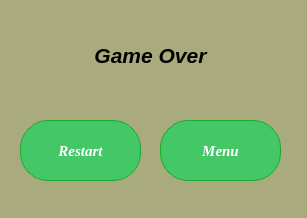
<?xml version="1.0" encoding="UTF-8"?>
<ui version="4.0">
 <class>GameOver</class>
 <widget class="QDialog" name="GameOver">
  <property name="geometry">
   <rect>
    <x>0</x>
    <y>0</y>
    <width>307</width>
    <height>218</height>
   </rect>
  </property>
  <property name="windowTitle">
   <string>Dialog</string>
  </property>
  <property name="styleSheet">
   <string notr="true">background-color: rgb(170, 170, 127);</string>
  </property>
  <widget class="QPushButton" name="pushButton">
   <property name="geometry">
    <rect>
     <x>20</x>
     <y>120</y>
     <width>121</width>
     <height>61</height>
    </rect>
   </property>
   <property name="styleSheet">
    <string notr="true">
	background-color:#44c767;
	-moz-border-radius:28px;
	-webkit-border-radius:28px;
	border-radius:28px;
	border:1px solid #18ab29;
	display:inline-block;
	cursor:pointer;
	color:#ffffff;
	font-family:Georgia;
	font-size:15px;
	font-weight:bold;
	font-style:italic;
	padding:12px 31px;
	text-decoration:none;
	text-shadow:0px 1px 0px #2f6627;


</string>
   </property>
   <property name="text">
    <string>Restart</string>
   </property>
  </widget>
  <widget class="QPushButton" name="pushButton_2">
   <property name="geometry">
    <rect>
     <x>160</x>
     <y>120</y>
     <width>121</width>
     <height>61</height>
    </rect>
   </property>
   <property name="styleSheet">
    <string notr="true">	background-color:#44c767;
	-moz-border-radius:28px;
	-webkit-border-radius:28px;
	border-radius:28px;
	border:1px solid #18ab29;
	display:inline-block;
	cursor:pointer;
	color:#ffffff;
	font-family:Georgia;
	font-size:15px;
	font-weight:bold;
	font-style:italic;
	padding:12px 31px;
	text-decoration:none;
	text-shadow:0px 1px 0px #2f6627;

</string>
   </property>
   <property name="text">
    <string>Menu</string>
   </property>
  </widget>
  <widget class="QLabel" name="label">
   <property name="geometry">
    <rect>
     <x>60</x>
     <y>10</y>
     <width>181</width>
     <height>91</height>
    </rect>
   </property>
   <property name="font">
    <font>
     <pointsize>16</pointsize>
     <weight>75</weight>
     <italic>true</italic>
     <bold>true</bold>
    </font>
   </property>
   <property name="text">
    <string>Game Over</string>
   </property>
   <property name="alignment">
    <set>Qt::AlignCenter</set>
   </property>
  </widget>
 </widget>
 <resources/>
 <connections/>
</ui>
